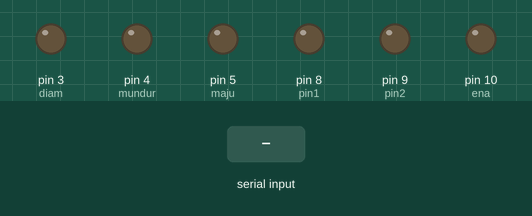
A sketch run on a simulated Arduino Uno, built with avr-gcc and run on an emulated ATmega328P. Shown: output pins drawn as LEDs (lit = HIGH). The test bench sets the inputs (shaded band). What the sketch prints to the serial monitor is not drawn.

Above: at 1.2 s.
1.3 s: "2" received over Serial
At 2.1 s:
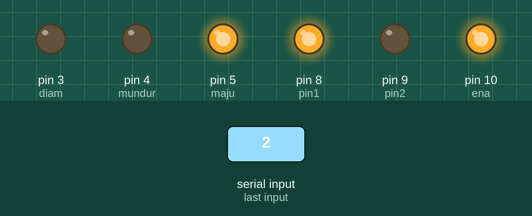
2.8 s: "3" received over Serial
At 3.2 s:
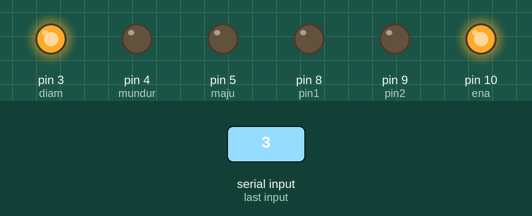
4.3 s: "4" received over Serial
At 5.5 s:
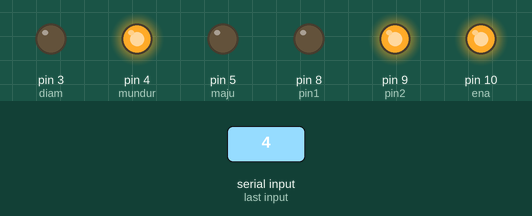
Timing chart, 0 to 7.3 s (numbered marks = the images above; inputs shaded):
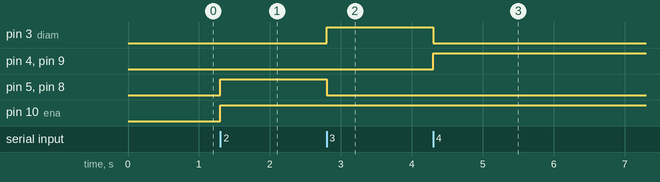

Measured:
- after the input at 1.3 s, pin 5 (maju), pin 8 (pin1), pin 10 (ena): LOW → HIGH at once
- after the input at 2.8 s, pin 3 (diam): LOW → HIGH at once; pin 5 (maju), pin 8 (pin1): HIGH → LOW at once
- after the input at 4.3 s, pin 3 (diam): HIGH → LOW at once; pin 4 (mundur), pin 9 (pin2): LOW → HIGH at once

The sketch:

actuator.ino
```cpp
int pin1 = 8;
int pin2 = 9;

int maju = 5;
int diam = 3;
int mundur = 4;

int ena = 10;

void setup() {
  pinMode(maju, OUTPUT);
  pinMode(diam, OUTPUT);
  pinMode(mundur, OUTPUT);

  pinMode(pin1, OUTPUT);
  pinMode(pin2, OUTPUT);
  pinMode(ena, OUTPUT);

  // Begin serial communication at a baudrate of 9600:
  Serial.begin(9600);
  Serial.setTimeout(1);
}

void forward(){
  digitalWrite(maju, HIGH);
  digitalWrite(diam, LOW);
  digitalWrite(mundur, LOW);

  analogWrite(ena, 255);
  digitalWrite(pin1, HIGH);
  digitalWrite(pin2, LOW);
}

void idle(){
  digitalWrite(maju, LOW);
  digitalWrite(diam, HIGH);
  digitalWrite(mundur, LOW);

  digitalWrite(pin1, LOW);
  digitalWrite(pin2, LOW);
}

void backward(){
  digitalWrite(maju, LOW);
  digitalWrite(diam, LOW);
  digitalWrite(mundur, HIGH);

  analogWrite(ena, 255);
  digitalWrite(pin1, LOW);
  digitalWrite(pin2, HIGH);
}

void loop() {
  while(!Serial.available());

  char r = Serial.read();
  while (r == '2'){
    Serial.print("forward");
    forward();
    delay(1000);
    r = Serial.read();
  }
  while (r == '3'){
    Serial.print("idle");
    idle();
    delay(1000);
    r = Serial.read();
  }
  while (r == '4'){
    Serial.print("backward");
    backward();
    delay(1000);
    r = Serial.read();
  }
}
```
